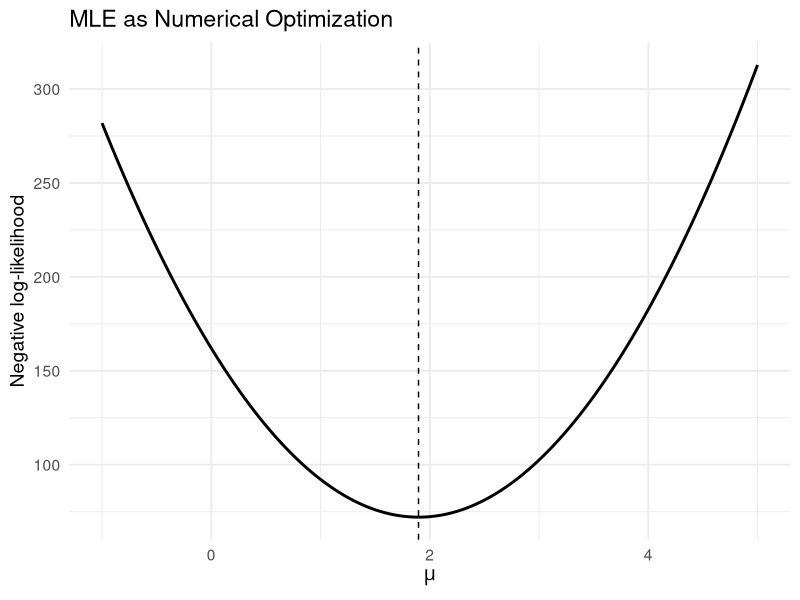
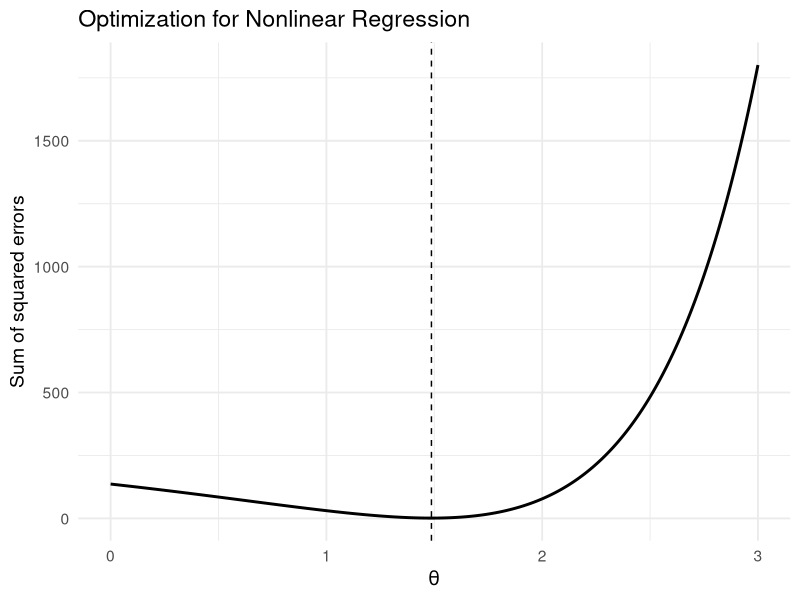
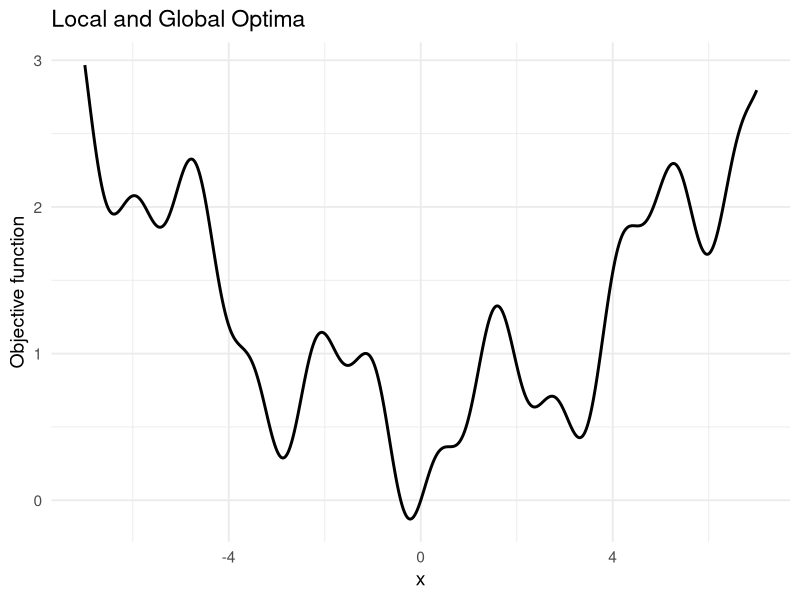
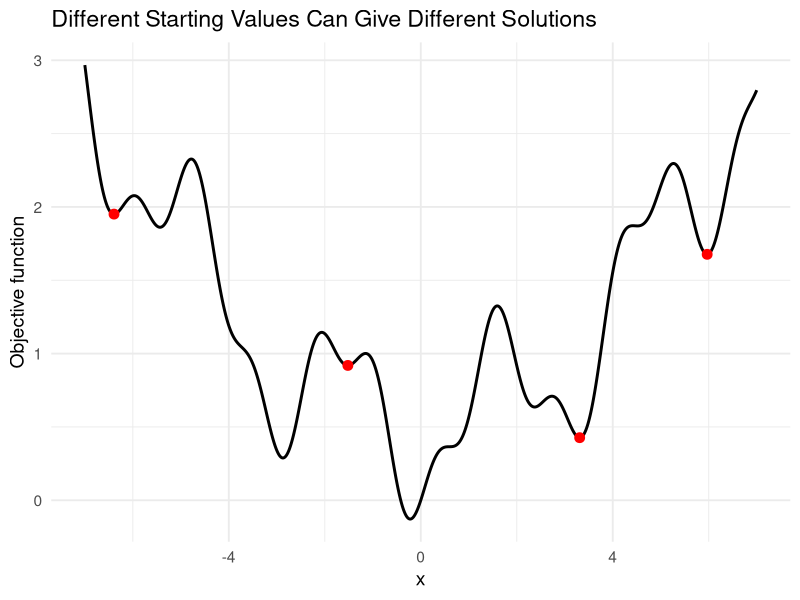
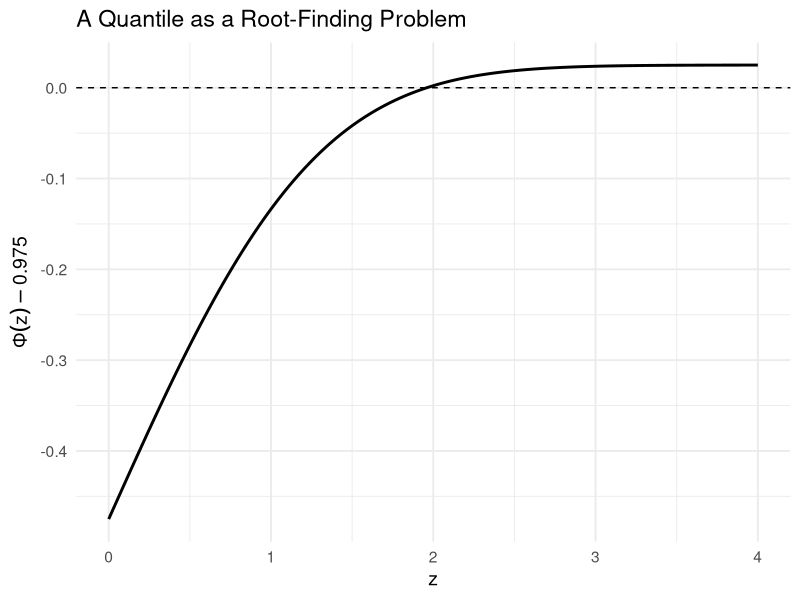
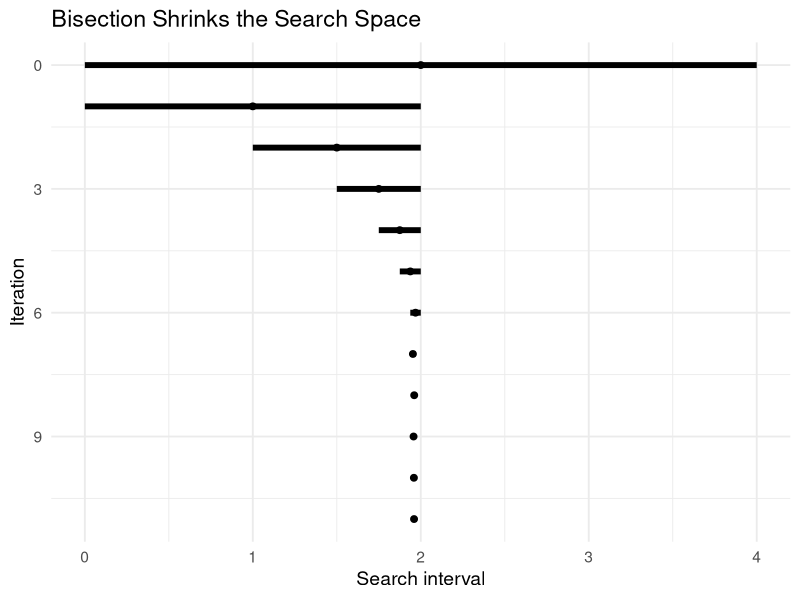
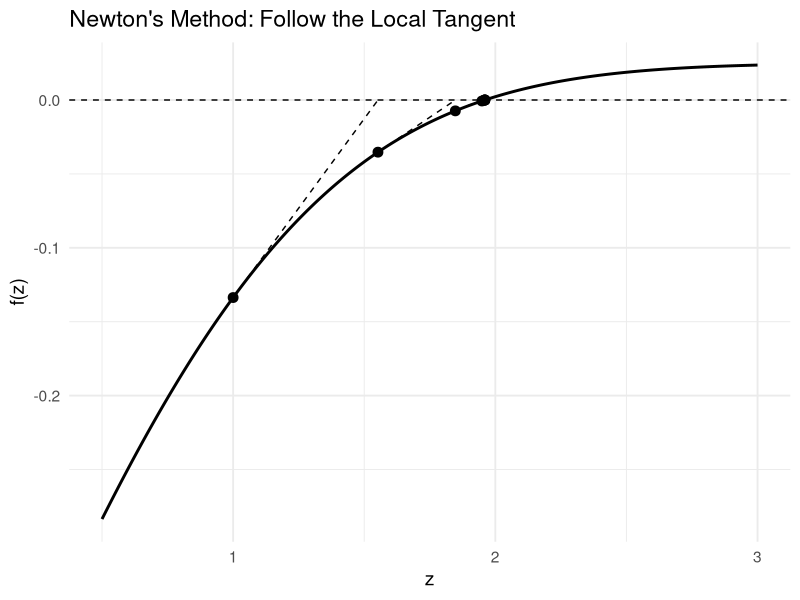
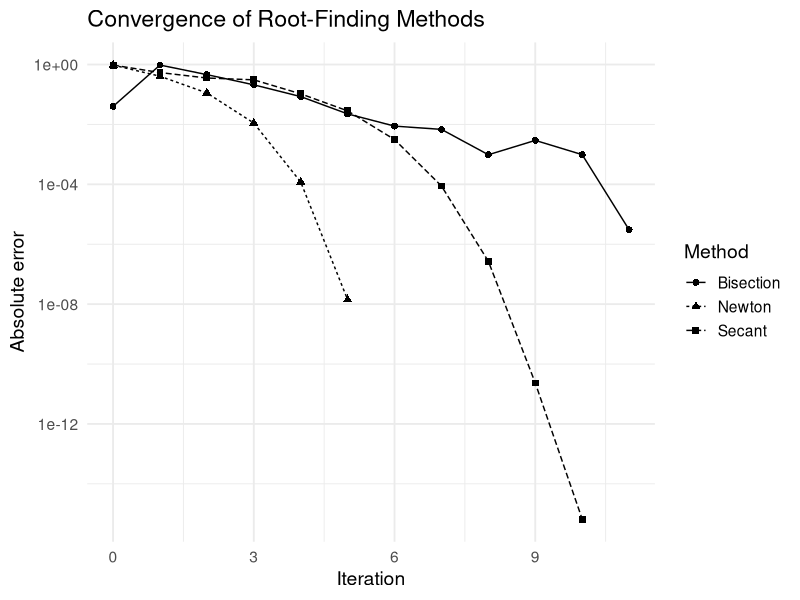

Here is the R script that generated these plots, in order:
## ---- chunk 1
#| code-fold: true
library(ggplot2)

theme_set(
  theme_minimal(base_size = 14)
)
## ---- chunk 2
#| code-fold: true
set.seed(8670)

x <- rnorm(
  n = 50,
  mean = 2,
  sd = 1
)

nll <- function(mu) {
  -sum(
    dnorm(
      x,
      mean = mu,
      sd = 1,
      log = TRUE
    )
  )
}

fit <- optimize(
  nll,
  interval = c(-1, 5)
)

c(
  numerical = fit$minimum,
  theoretical = mean(x)
)
## ---- chunk 3
#| code-fold: true
mu_grid <- seq(
  -1,
  5,
  length.out = 400
)

nll_data <- data.frame(
  mu = mu_grid,
  nll = vapply(
    mu_grid,
    nll,
    numeric(1)
  )
)

ggplot(
  nll_data,
  aes(
    x = mu,
    y = nll
  )
) +
  geom_line(linewidth = 1) +
  geom_vline(
    xintercept = mean(x),
    linetype = "dashed"
  ) +
  labs(
    x = expression(mu),
    y = "Negative log-likelihood",
    title = "MLE as Numerical Optimization"
  )
## ---- chunk 4
#| code-fold: true
set.seed(8670)

x <- seq(
  0,
  1,
  length.out = 50
)

y <- exp(1.5 * x) +
  rnorm(
    50,
    sd = 0.15
  )

sse <- function(theta) {
  sum(
    (y - exp(theta * x))^2
  )
}

fit_nonlinear <- optimize(
  sse,
  interval = c(0, 3)
)

fit_nonlinear$minimum
## ---- chunk 5
#| code-fold: true
theta_grid <- seq(
  0,
  3,
  length.out = 400
)

sse_data <- data.frame(
  theta = theta_grid,
  SSE = vapply(
    theta_grid,
    sse,
    numeric(1)
  )
)

ggplot(
  sse_data,
  aes(
    x = theta,
    y = SSE
  )
) +
  geom_line(linewidth = 1) +
  geom_vline(
    xintercept = fit_nonlinear$minimum,
    linetype = "dashed"
  ) +
  labs(
    x = expression(theta),
    y = "Sum of squared errors",
    title = "Optimization for Nonlinear Regression"
  )
## ---- chunk 6
#| code-fold: true
objective <- function(x) {
  0.05 * x^2 +
    sin(x)^2 +
    0.2 * sin(5 * x)
}

x_grid <- seq(
  -7,
  7,
  length.out = 1000
)

objective_data <- data.frame(
  x = x_grid,
  objective = objective(x_grid)
)

ggplot(
  objective_data,
  aes(
    x = x,
    y = objective
  )
) +
  geom_line(linewidth = 1) +
  labs(
    x = "x",
    y = "Objective function",
    title = "Local and Global Optima"
  )
## ---- chunk 7
#| code-fold: true
starts <- c(
  -6,
  -2,
  2,
  6
)

solutions <- vapply(
  starts,
  function(x0) {
    optim(
      par = x0,
      fn = objective,
      method = "BFGS"
    )$par
  },
  numeric(1)
)

local_results <- data.frame(
  start = starts,
  solution = solutions,
  objective = objective(solutions)
)

local_results
## ---- chunk 8
#| code-fold: true
ggplot(
  objective_data,
  aes(
    x = x,
    y = objective
  )
) +
  geom_line(linewidth = 1) +
  geom_point(
    data = local_results,
    col = "red",
    aes(
      x = solution,
      y = objective
    ),
    size = 3
  ) +
  labs(
    x = "x",
    y = "Objective function",
    title = "Different Starting Values Can Give Different Solutions"
  )
## ---- chunk 9
#| code-fold: true
f_root <- function(z) {
  pnorm(z) - 0.975
}

z_grid <- seq(
  0,
  4,
  length.out = 400
)

root_data <- data.frame(
  z = z_grid,
  f = f_root(z_grid)
)

ggplot(
  root_data,
  aes(
    x = z,
    y = f
  )
) +
  geom_line(linewidth = 1) +
  geom_hline(
    yintercept = 0,
    linetype = "dashed"
  ) +
  labs(
    x = "z",
    y = expression(Phi(z) - 0.975),
    title = "A Quantile as a Root-Finding Problem"
  )
## ---- chunk 10
#| code-fold: true
root_R <- uniroot(
  f_root,
  interval = c(0, 4)
)$root

c(
  root_finding = root_R,
  qnorm = qnorm(0.975)
)
## ---- chunk 11
#| code-fold: true
bisect_trace <- function(
    f,
    a,
    b,
    tol = 1e-6,
    maxit = 100
) {

  if (f(a) * f(b) > 0) {
    stop("f(a) and f(b) must have opposite signs.")
  }

  history <- data.frame()

  for (k in 0:maxit) {

    midpoint <- (a + b) / 2

    history <- rbind(
      history,
      data.frame(
        iteration = k,
        a = a,
        b = b,
        midpoint = midpoint,
        f_midpoint = f(midpoint)
      )
    )

    if (
      abs(f(midpoint)) < tol ||
      (b - a) / 2 < tol
    ) {
      break
    }

    if (f(a) * f(midpoint) <= 0) {
      b <- midpoint
    } else {
      a <- midpoint
    }
  }

  history
}

bisect_history <- bisect_trace(
  f_root,
  a = 0,
  b = 4
)

tail(bisect_history)
## ---- chunk 12
#| code-fold: true
#| 
ggplot(
  bisect_history,
  aes(y = iteration)
) +
  geom_segment(
    aes(
      x = a,
      xend = b,
      yend = iteration
    ),
    linewidth = 2
  ) +
  geom_point(
    aes(x = midpoint),
    size = 2
  ) +
  scale_y_reverse() +
  labs(
    x = "Search interval",
    y = "Iteration",
    title = "Bisection Shrinks the Search Space"
  )
## ---- chunk 13
#| code-fold: true
f <- function(z) {
  pnorm(z) - 0.975
}

df <- function(z) {
  dnorm(z)
}
## ---- chunk 14
#| code-fold: true
newton_trace <- function(
    f,
    df,
    x0,
    tol = 1e-8,
    maxit = 100
) {

  x <- x0

  history <- data.frame(
    iteration = 0,
    x = x,
    fx = f(x)
  )

  for (k in seq_len(maxit)) {

    dfx <- df(x)

    if (abs(dfx) < 1e-12) {
      stop("Derivative is too close to zero.")
    }

    x_new <- x - f(x) / dfx

    history <- rbind(
      history,
      data.frame(
        iteration = k,
        x = x_new,
        fx = f(x_new)
      )
    )

    if (abs(x_new - x) < tol) {
      break
    }

    x <- x_new
  }

  history
}

newton_history <- newton_trace(
  f,
  df,
  x0 = 1
)

newton_history
## ---- chunk 15
#| code-fold: true
tangent_data <- data.frame(
  x = head(newton_history$x, -1),
  y = head(newton_history$fx, -1),
  xend = tail(newton_history$x, -1),
  yend = 0
)

z_grid <- seq(
  0.5,
  3,
  length.out = 400
)

newton_function_data <- data.frame(
  z = z_grid,
  f = f(z_grid)
)

ggplot(
  newton_function_data,
  aes(
    x = z,
    y = f
  )
) +
  geom_line(linewidth = 1) +
  geom_hline(
    yintercept = 0,
    linetype = "dashed"
  ) +
  geom_segment(
    data = tangent_data,
    aes(
      x = x,
      y = y,
      xend = xend,
      yend = yend
    ),
    inherit.aes = FALSE,
    linetype = "dashed"
  ) +
  geom_point(
    data = newton_history,
    aes(
      x = x,
      y = fx
    ),
    inherit.aes = FALSE,
    size = 3
  ) +
  labs(
    x = "z",
    y = "f(z)",
    title = "Newton's Method: Follow the Local Tangent"
  )
## ---- chunk 16
#| code-fold: true
secant_trace <- function(
    f,
    x0,
    x1,
    tol = 1e-8,
    maxit = 100
) {

  history <- data.frame(
    iteration = c(0, 1),
    x = c(x0, x1),
    fx = c(
      f(x0),
      f(x1)
    )
  )

  for (k in 2:maxit) {

    f0 <- f(x0)
    f1 <- f(x1)

    denominator <- f1 - f0

    if (abs(denominator) < 1e-12) {
      stop("Secant denominator is too close to zero.")
    }

    x2 <- x1 -
      f1 * (x1 - x0) /
      denominator

    history <- rbind(
      history,
      data.frame(
        iteration = k,
        x = x2,
        fx = f(x2)
      )
    )

    if (abs(x2 - x1) < tol) {
      break
    }

    x0 <- x1
    x1 <- x2
  }

  history
}

secant_history <- secant_trace(
  f,
  x0 = 1,
  x1 = 2.5
)

secant_history
## ---- chunk 17
#| code-fold: true
true_root <- qnorm(0.975)

bisection_error <- data.frame(
  iteration = bisect_history$iteration,
  error = abs(
    bisect_history$midpoint -
      true_root
  ),
  method = "Bisection"
)

newton_error <- data.frame(
  iteration = newton_history$iteration,
  error = abs(
    newton_history$x -
      true_root
  ),
  method = "Newton"
)

secant_error <- data.frame(
  iteration = secant_history$iteration,
  error = abs(
    secant_history$x -
      true_root
  ),
  method = "Secant"
)

convergence_data <- rbind(
  bisection_error,
  newton_error,
  secant_error
)

convergence_data <- subset(
  convergence_data,
  error > .Machine$double.eps
)
## ---- chunk 18
#| code-fold: true
ggplot(
  convergence_data,
  aes(
    x = iteration,
    y = error,
    linetype = method,
    shape = method
  )
) +
  geom_line() +
  geom_point(size = 2) +
  scale_y_log10() +
  labs(
    x = "Iteration",
    y = "Absolute error",
    title = "Convergence of Root-Finding Methods",
    linetype = "Method",
    shape = "Method"
  )
## ---- chunk 19
#| code-fold: true
objective_2d <- function(theta1, theta2) {
  (theta1 - 2)^2 +
    4 * (theta2 + 1)^2
}

theta1_grid <- seq(
  -2,
  6,
  length.out = 150
)

theta2_grid <- seq(
  -4,
  2,
  length.out = 150
)

objective_grid <- expand.grid(
  theta1 = theta1_grid,
  theta2 = theta2_grid
)

objective_grid$value <- with(
  objective_grid,
  objective_2d(theta1, theta2)
)

ggplot(
  objective_grid,
  aes(
    x = theta1,
    y = theta2,
    z = value
  )
) +
  geom_contour(
    bins = 15
  ) +
  geom_point(
    data = data.frame(
      theta1 = 2,
      theta2 = -1
    ),
    aes(
      x = theta1,
      y = theta2
    ),
    inherit.aes = FALSE,
    size = 3
  ) +
  labs(
    x = expression(theta[1]),
    y = expression(theta[2]),
    title = "Contour Plot of a Two-Dimensional Objective"
  )
## ---- chunk 20
#| code-fold: true
gradient_2d <- function(theta) {
  c(
    2 * (theta[1] - 2),
    8 * (theta[2] + 1)
  )
}

gradient_descent <- function(
    start,
    alpha = 0.1,
    maxit = 30
) {

  theta <- start

  history <- data.frame(
    iteration = 0,
    theta1 = theta[1],
    theta2 = theta[2]
  )

  for (k in seq_len(maxit)) {

    theta <-
      theta -
      alpha * gradient_2d(theta)

    history <- rbind(
      history,
      data.frame(
        iteration = k,
        theta1 = theta[1],
        theta2 = theta[2]
      )
    )
  }

  history
}

gd_path <- gradient_descent(
  start = c(-1, 1),
  alpha = 0.1,
  maxit = 20
)
## ---- chunk 21
#| code-fold: true
ggplot(
  objective_grid,
  aes(
    x = theta1,
    y = theta2,
    z = value
  )
) +
  geom_contour(
    bins = 15
  ) +
  geom_path(
    data = gd_path,
    aes(
      x = theta1,
      y = theta2
    ),
    inherit.aes = FALSE
  ) +
  geom_point(
    data = gd_path,
    aes(
      x = theta1,
      y = theta2
    ),
    inherit.aes = FALSE,
    size = 2
  ) +
  labs(
    x = expression(theta[1]),
    y = expression(theta[2]),
    title = "Gradient Descent Path"
  )
## ---- chunk 22
#| code-fold: true
gd_small <- gradient_descent(
  start = c(-1, 1),
  alpha = 0.02,
  maxit = 30
)

gd_medium <- gradient_descent(
  start = c(-1, 1),
  alpha = 0.1,
  maxit = 30
)

gd_large <- gradient_descent(
  start = c(-1, 1),
  alpha = 0.24,
  maxit = 30
)

gd_compare <- rbind(
  transform(
    gd_small,
    step = "alpha = 0.02"
  ),
  transform(
    gd_medium,
    step = "alpha = 0.10"
  ),
  transform(
    gd_large,
    step = "alpha = 0.24"
  )
)

gd_compare$error <-
  sqrt(
    (gd_compare$theta1 - 2)^2 +
      (gd_compare$theta2 + 1)^2
  )

ggplot(
  gd_compare,
  aes(
    x = iteration,
    y = error,
    linetype = step
  )
) +
  geom_line(linewidth = 1) +
  labs(
    x = "Iteration",
    y = "Distance to optimum",
    linetype = "Step size",
    title = "Step Size Changes the Convergence Behaviour"
  )
## ---- chunk 23
#| code-fold: true
set.seed(8670)

n <- 200

x_logit <- rnorm(n)

beta_true <- c(
  -0.5,
  1.5
)

eta <-
  beta_true[1] +
  beta_true[2] * x_logit

p <- plogis(eta)

y_logit <- rbinom(
  n,
  size = 1,
  prob = p
)
## ---- chunk 24
#| code-fold: true
logistic_nll <- function(beta) {

  eta <-
    beta[1] +
    beta[2] * x_logit

  p <- plogis(eta)

  -sum(
    dbinom(
      y_logit,
      size = 1,
      prob = p,
      log = TRUE
    )
  )
}
## ---- chunk 25
#| code-fold: true
fit_optim <- optim(
  par = c(0, 0),
  fn = logistic_nll,
  method = "BFGS"
)

fit_optim$par
## ---- chunk 26
#| code-fold: true
fit_glm <- glm(
  y_logit ~ x_logit,
  family = binomial()
)

coef(fit_glm)

fit_optim$par
## ---- chunk 27
#| code-fold: true
scaled_objective <- function(theta1, theta2) {
  (theta1 - 1)^2 +
    100 * (theta2 - 1)^2
}

scale_grid <- expand.grid(
  theta1 = seq(
    -2,
    4,
    length.out = 150
  ),
  theta2 = seq(
    -1,
    3,
    length.out = 150
  )
)

scale_grid$value <- with(
  scale_grid,
  scaled_objective(
    theta1,
    theta2
  )
)

ggplot(
  scale_grid,
  aes(
    x = theta1,
    y = theta2,
    z = value
  )
) +
  geom_contour(
    bins = 15
  ) +
  labs(
    x = expression(theta[1]),
    y = expression(theta[2]),
    title = "Poor Scaling Produces an Elongated Objective"
  )
## ---- chunk 28
#| code-fold: true
delta_grid <- seq(
  0,
  5,
  length.out = 300
)

temperature <- c(
  0.1,
  0.5,
  2
)

sa_probability <- expand.grid(
  delta = delta_grid,
  temperature = temperature
)

sa_probability$probability <-
  exp(
    -sa_probability$delta /
      sa_probability$temperature
  )

sa_probability$temperature <-
  factor(
    sa_probability$temperature
  )

ggplot(
  sa_probability,
  aes(
    x = delta,
    y = probability,
    linetype = temperature
  )
) +
  geom_line(linewidth = 1) +
  labs(
    x = expression(Delta * Q),
    y = "Probability of accepting a worse solution",
    linetype = "Temperature",
    title = "Temperature Controls Exploration"
  )
## ---- chunk 29
#| code-fold: true
set.seed(8670)

sa_fit <- optim(
  par = 5,
  fn = objective,
  method = "SANN",
  control = list(
    maxit = 3000
  )
)

sa_fit$par
sa_fit$value
## ---- chunk 30
#| code-fold: true
set.seed(8670)
runs <- 1:20

sa_solution <- vapply(
  runs,
  function(run) {

    optim(
      par = 5,
      fn = objective,
      method = "SANN",
      control = list(
        maxit = 3000
      )
    )$par

  },
  numeric(1)
)

sa_data <- data.frame(
  run = runs,
  solution = sa_solution,
  objective = objective(sa_solution)
)

ggplot(
  sa_data,
  aes(
    x = factor(run),
    y = objective
  )
) +
  geom_point(size = 3) +
  labs(
    x = "Run",
    y = "Final objective value",
    title = "Variation Across Simulated Annealing Runs"
  )
## ---- chunk 31
#| label: fig-biomedical-fit
#| code-fold: true
#| echo: !expr knitr::is_html_output()
#| fig-width: 7.4
#| fig-height: 4.3
#| fig-pos: H
#| fig-cap: "The same illustrative measurements, before and after fitting. Vertical gaps show prediction errors. Optimization reduces the sum of their squares from about 1382 to 29."
#| fig-alt: "Two panels share the same measured dots. An initial orange curve lies far from most dots. The fitted blue curve follows the dots closely, leaving much smaller vertical prediction errors."
bio_data <- data.frame(Concentration = c(0, 1, 2, 4, 8, 12, 20, 32))
bio_data$Response <- 5 + 70 * bio_data$Concentration /
  (6 + bio_data$Concentration) + c(0, 1, -2, 3, -3, 1, 2, -1)

# Log parameters keep Emax and EC50 positive during the search.
bio_curve <- function(theta, concentration) {
  theta[1] + exp(theta[2]) * concentration /
    (exp(theta[3]) + concentration)
}
bio_error <- function(theta) {
  sum((bio_data$Response - bio_curve(theta, bio_data$Concentration))^2)
}
bio_start <- c(15, log(45), log(15))
bio_fit <- optim(
  bio_start, bio_error, method = "BFGS",
  control = list(maxit = 2000, reltol = 1e-12)
)
bio_stages <- c("1. Start with a guess\nSquared gaps: 1382",
                "2. Adjust the curve\nSquared gaps: 29")
bio_lines <- do.call(rbind, lapply(1:2, function(i) {
  concentration <- seq(0, 32, length.out = 250)
  theta <- if (i == 1) bio_start else bio_fit$par
  data.frame(Concentration = concentration,
             Response = bio_curve(theta, concentration),
             Stage = bio_stages[i])
}))
bio_points <- do.call(rbind, lapply(1:2, function(i) {
  theta <- if (i == 1) bio_start else bio_fit$par
  transform(bio_data, Predicted = bio_curve(theta, Concentration),
            Stage = bio_stages[i])
}))
ggplot(bio_lines, aes(Concentration, Response)) +
  geom_segment(
    data = bio_points,
    aes(xend = Concentration, yend = Predicted),
    colour = "grey55", linewidth = 0.7
  ) +
  geom_line(aes(colour = Stage), linewidth = 1) +
  geom_point(data = bio_points, size = 2) +
  facet_wrap(~Stage, nrow = 1) +
  scale_colour_manual(values = c("#D55E00", "#0072B2")) +
  scale_y_continuous(limits = c(0, 75)) +
  labs(x = "Drug concentration (illustrative units)",
       y = "Biomarker improvement",
       title = "Make the Vertical Gaps Smaller",
       subtitle = "Dots = measurements    Lines = model predictions") +
  theme_minimal(base_size = 12) +
  theme(legend.position = "none", panel.grid.minor = element_blank())
## ---- chunk 32
#| label: fig-finance-choice
#| code-fold: true
#| echo: !expr knitr::is_html_output()
#| fig-width: 7.6
#| fig-height: 4.7
#| fig-pos: H
#| fig-cap: "Left: three ways to split the same $10,000. Right: each point on the curve is a possible split. The selected mix has the highest expected return among points at or left of the 10% volatility limit. All inputs are illustrative."
#| fig-alt: "A stacked bar chart compares all Fund A, the chosen mix, and all Fund B. A risk-return curve highlights a chosen mix of 45.7 percent A and 54.3 percent B at 10 percent volatility and 5.83 percent expected return. Higher-volatility points lie in a shaded excluded region."
finance_risk <- function(w) {
  sqrt((0.20 * w)^2 + (0.06 * (1 - w))^2 +
         2 * 0.10 * 0.20 * 0.06 * w * (1 - w))
}
finance_return <- function(w) 0.08 * w + 0.04 * (1 - w)
# Expected return increases with w; find the largest permitted weight.
finance_weight <- uniroot(function(w) finance_risk(w) - 0.10,
                          c(0, 1), tol = 1e-10)$root
finance_choices <- data.frame(
  Choice = factor(c("All Fund A", "Chosen mix", "All Fund B"),
                  levels = c("All Fund B", "Chosen mix", "All Fund A")),
  A = c(1, finance_weight, 0)
)
finance_bars <- rbind(
  data.frame(Choice = finance_choices$Choice, Fund = "Fund A",
             Amount = 10 * finance_choices$A),
  data.frame(Choice = finance_choices$Choice, Fund = "Fund B",
             Amount = 10 * (1 - finance_choices$A))
)
finance_bars$Label <- ifelse(finance_bars$Amount == 0, "",
                             sprintf("$%s", formatC(
                               1000 * finance_bars$Amount,
                               format = "f", digits = 0, big.mark = ",")))
finance_allocation_plot <- ggplot(finance_bars, aes(Amount, Choice, fill = Fund)) +
  geom_col(width = 0.6, position = position_stack(reverse = TRUE)) +
  geom_text(aes(label = Label), size = 3,
            position = position_stack(vjust = 0.5, reverse = TRUE)) +
  scale_fill_manual(values = c("Fund A" = "#79BADD", "Fund B" = "#F0C77C")) +
  scale_x_continuous(limits = c(0, 10), breaks = c(0, 5, 10)) +
  labs(title = "1. Split the $10,000", x = "Thousands of dollars", y = NULL,
       fill = NULL) +
  theme_minimal(base_size = 11) +
  theme(legend.position = "bottom", panel.grid.minor = element_blank())
finance_grid <- data.frame(Weight = seq(0, 1, length.out = 501))
finance_grid$Risk <- 100 * finance_risk(finance_grid$Weight)
finance_grid$Return <- 100 * finance_return(finance_grid$Weight)
finance_risk_plot <- ggplot(finance_grid, aes(Risk, Return)) +
  annotate("rect", xmin = 10, xmax = 22, ymin = -Inf, ymax = Inf,
           fill = "#FCE6E1") +
  geom_path(linewidth = 1, colour = "#0072B2") +
  geom_vline(xintercept = 10, linetype = "dashed", colour = "#A33A2B") +
  annotate("point", x = 10, y = 100 * finance_return(finance_weight),
           size = 3, colour = "#0072B2") +
  annotate("text", x = 16, y = 4.4, label = "Above the\nrisk limit", size = 3.2) +
  annotate("text", x = 1, y = 7.3, hjust = 0,
           label = "Chosen mix\n5.83% return", size = 3.1) +
  annotate("segment", x = 6, xend = 9.8, y = 6.85, yend = 5.9,
           arrow = grid::arrow(length = grid::unit(0.07, "inches"))) +
  coord_cartesian(xlim = c(0, 22), ylim = c(3.7, 8.5)) +
  labs(title = "2. Respect the risk limit", x = "Volatility (%)",
       y = "Expected annual return (%)") +
  theme_minimal(base_size = 11) +
  theme(panel.grid.minor = element_blank())
grid::grid.newpage()
grid::pushViewport(grid::viewport(layout = grid::grid.layout(1, 2)))
print(finance_allocation_plot,
      vp = grid::viewport(layout.pos.row = 1, layout.pos.col = 1))
print(finance_risk_plot,
      vp = grid::viewport(layout.pos.row = 1, layout.pos.col = 2))
grid::popViewport()
## ---- chunk 33
#| label: fig-factory-schedules
#| code-fold: true
#| echo: !expr knitr::is_html_output()
#| fig-width: 7.4
#| fig-height: 4.8
#| fig-pos: H
#| fig-cap: "Same orders, same machines, same processing times. Changing the sequence reduces the last completion time from 11 to 8 hours. Empty horizontal space is idle time."
#| fig-alt: "Two Gantt charts compare A-B-C with B-C-A. In the original schedule, finishing starts at hour 4 and ends at hour 11. In the improved schedule, finishing starts at hour 1 and ends at hour 8. Each bar is labeled A, B, or C."
factory_times <- data.frame(Job = c("A", "B", "C"),
                            Cutting = c(4, 1, 2), Finishing = c(1, 4, 2))
factory_schedule <- function(order, label) {
  cutting_free <- finishing_free <- 0
  tasks <- list()
  for (job in order) {
    duration <- factory_times[factory_times$Job == job, ]
    cut_start <- cutting_free
    cut_end <- cut_start + duration$Cutting
    finish_start <- max(cut_end, finishing_free)
    finish_end <- finish_start + duration$Finishing
    tasks[[job]] <- data.frame(
      Job = job, Machine = c("Cutting", "Finishing"),
      Start = c(cut_start, finish_start), End = c(cut_end, finish_end),
      Schedule = label
    )
    cutting_free <- cut_end
    finishing_free <- finish_end
  }
  do.call(rbind, tasks)
}
factory_tasks <- rbind(
  factory_schedule(c("A", "B", "C"), "1. Original: A-B-C | All done at hour 11"),
  factory_schedule(c("B", "C", "A"), "2. Improved: B-C-A | All done at hour 8")
)
factory_tasks$Machine <- factor(factory_tasks$Machine,
                                levels = c("Finishing", "Cutting"))
factory_ends <- aggregate(End ~ Schedule, factory_tasks, max)
ggplot(factory_tasks, aes(y = Machine, colour = Job)) +
  geom_segment(aes(x = Start, xend = End, yend = Machine),
               linewidth = 13, lineend = "butt") +
  geom_text(aes(x = (Start + End) / 2, label = Job),
            colour = "black", fontface = "bold", size = 4) +
  geom_vline(data = factory_ends, aes(xintercept = End),
             inherit.aes = FALSE, linetype = "dashed", colour = "grey40") +
  facet_wrap(~Schedule, ncol = 1) +
  scale_colour_manual(values = c(A = "#79BADD", B = "#F0C77C", C = "#A4D4B4")) +
  scale_x_continuous(breaks = 0:11, limits = c(0, 11.3)) +
  scale_y_discrete(expand = expansion(add = 0.7)) +
  labs(x = "Hours since work begins", y = NULL,
       title = "A Better Sequence Saves 3 Hours",
       subtitle = "Follow the same letter from Cutting to Finishing") +
  theme_minimal(base_size = 12) +
  theme(legend.position = "none", panel.grid.minor = element_blank(),
        panel.grid.major.y = element_blank())
## ---- chunk 34
#| label: marketing-budget-allocation
#| code-fold: true
#| echo: !expr knitr::is_html_output()
marketing_budget <- 100  # Thousands of dollars.
marketing_search <- function(spend) 900 * (1 - exp(-spend / 8))
marketing_social <- function(spend) 1600 * spend / (70 + spend)
marketing_orders <- function(search_spend) {
  marketing_search(search_spend) +
    marketing_social(marketing_budget - search_spend)
}
marketing_fit <- optimize(marketing_orders, c(0, marketing_budget),
                          maximum = TRUE)
marketing_comparison <- data.frame(
  Strategy = factor(c("Equal split", "Optimized"),
                    levels = c("Optimized", "Equal split")),
  Search = c(50, marketing_fit$maximum)
)
marketing_comparison$Social <- marketing_budget - marketing_comparison$Search
marketing_comparison$Orders <- marketing_orders(marketing_comparison$Search)
## ---- chunk 35
#| label: fig-marketing-response
#| code-fold: true
#| echo: !expr knitr::is_html_output()
#| fig-width: 7.4
#| fig-height: 4.3
#| fig-pos: H
#| fig-cap: "Illustrative response curves. Circles mark equal spending; triangles mark the optimized allocation. Arrows show the change: reduce search spending where the curve is flat and increase social spending where more gains remain."
#| fig-alt: "Two response curves show diminishing returns. Search rises sharply and levels off, while social rises more gradually. An arrow moves search spending from 50 to 24.46 thousand dollars, and another moves social from 50 to 75.54 thousand dollars."
marketing_curves <- rbind(
  data.frame(Spend = seq(0, 100, length.out = 301),
             Channel = "Search: levels off quickly"),
  data.frame(Spend = seq(0, 100, length.out = 301),
             Channel = "Social: more room to grow")
)
marketing_curves$Orders <- ifelse(
  grepl("^Search", marketing_curves$Channel),
  marketing_search(marketing_curves$Spend),
  marketing_social(marketing_curves$Spend)
)
marketing_points <- rbind(
  data.frame(Spend = marketing_comparison$Search,
             Orders = marketing_search(marketing_comparison$Search),
             Strategy = marketing_comparison$Strategy,
             Channel = "Search: levels off quickly"),
  data.frame(Spend = marketing_comparison$Social,
             Orders = marketing_social(marketing_comparison$Social),
             Strategy = marketing_comparison$Strategy,
             Channel = "Social: more room to grow")
)
marketing_moves <- data.frame(
  Channel = c("Search: levels off quickly", "Social: more room to grow"),
  Spend = 50,
  Orders = c(marketing_search(50), marketing_social(50)),
  NewSpend = c(marketing_fit$maximum, 100 - marketing_fit$maximum),
  NewOrders = c(marketing_search(marketing_fit$maximum),
                marketing_social(100 - marketing_fit$maximum))
)
ggplot(marketing_curves, aes(Spend, Orders, colour = Channel)) +
  geom_line(linewidth = 1) +
  geom_segment(data = marketing_moves,
               aes(xend = NewSpend, yend = NewOrders),
               colour = "grey30", linewidth = 0.5,
               arrow = grid::arrow(length = grid::unit(0.1, "inches"))) +
  geom_point(data = marketing_points, aes(shape = Strategy),
             size = 3.5, colour = "black") +
  facet_wrap(~Channel, nrow = 1) +
  scale_colour_manual(values = c("#0072B2", "#D55E00")) +
  scale_shape_manual(values = c("Equal split" = 16, "Optimized" = 17)) +
  scale_y_continuous(limits = c(0, 1000)) +
  labs(x = "Channel spending (thousands of dollars)",
       y = "Expected additional orders", shape = NULL,
       title = "Where Does the Next Dollar Help Most?") +
  guides(colour = "none") +
  theme_minimal(base_size = 12) +
  theme(legend.position = "bottom", panel.grid.minor = element_blank())
## ---- chunk 36
#| label: fig-marketing-budget
#| code-fold: true
#| echo: !expr knitr::is_html_output()
#| fig-width: 7.6
#| fig-height: 3.8
#| fig-pos: H
#| fig-cap: "A visual before-and-after comparison. The optimized split spends about $24,461 on search and $75,539 on social, producing about 123 more expected orders with the same budget under the illustrative model."
#| fig-alt: "Two equally long stacked budget bars compare 50-50 spending with 24.5-75.5 spending. Beside them, order bars increase from 1565 for the equal split to 1688 for the optimized allocation, a 7.9 percent increase."
marketing_spending <- rbind(
  data.frame(Strategy = marketing_comparison$Strategy, Channel = "Search",
             Spend = marketing_comparison$Search),
  data.frame(Strategy = marketing_comparison$Strategy, Channel = "Social",
             Spend = marketing_comparison$Social)
)
marketing_spending$Label <- sprintf("%s\n$%.1fk",
                                   marketing_spending$Channel,
                                   marketing_spending$Spend)
marketing_budget_plot <- ggplot(marketing_spending,
                                aes(Spend, Strategy, fill = Channel)) +
  geom_col(width = 0.6, position = position_stack(reverse = TRUE)) +
  geom_text(aes(label = Label), size = 3.2,
            position = position_stack(vjust = 0.5, reverse = TRUE)) +
  scale_fill_manual(values = c(Search = "#79BADD", Social = "#F0C77C")) +
  scale_x_continuous(limits = c(0, 100), breaks = c(0, 50, 100)) +
  labs(title = "1. Move the budget", subtitle = "Same total: $100,000",
       x = "Spending (thousands of dollars)",
       y = NULL) +
  theme_minimal(base_size = 11) +
  theme(legend.position = "none", panel.grid.minor = element_blank())
marketing_orders_plot <- ggplot(marketing_comparison,
                                aes(Orders, Strategy, fill = Strategy)) +
  geom_col(width = 0.6) +
  geom_text(aes(label = sprintf("%.0f", Orders)), hjust = -0.15, size = 3.5) +
  scale_fill_manual(values = c("Equal split" = "#C9CED5", "Optimized" = "#79BADD")) +
  scale_x_continuous(limits = c(0, 2000), breaks = c(0, 1000, 2000)) +
  labs(title = "2. Gain more orders", subtitle = "+7.9% with the same budget",
       x = "Expected additional orders", y = NULL) +
  theme_minimal(base_size = 11) +
  theme(legend.position = "none", panel.grid.minor = element_blank())
grid::grid.newpage()
grid::pushViewport(grid::viewport(layout = grid::grid.layout(1, 2)))
print(marketing_budget_plot,
      vp = grid::viewport(layout.pos.row = 1, layout.pos.col = 1))
print(marketing_orders_plot,
      vp = grid::viewport(layout.pos.row = 1, layout.pos.col = 2))
grid::popViewport()
